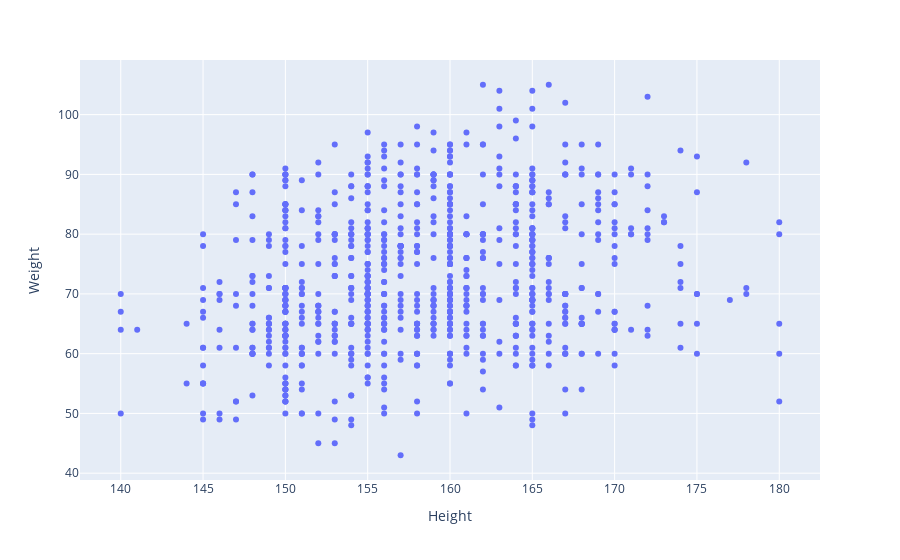

Notebook code cell kept with this figure:
### Code cell
# Create a scatter plot of 'Height' vs 'Weight', color-coded by 'Prediction'. What insights can you derive?
# px.scatter(x=data['Height'], y=data['Weight'], hue='Prediction')
# plt.show()
fig = px.scatter(
    x=data['Height'],
    y=data['Weight'],
    labels={'x': 'Height', 'y': 'Weight'}
)
# Show the plot
fig.show()

### Figure 1 — Plotly figure (JSON) as saved in the notebook; plotly's stock layout.template omitted (floating-point values rounded to 4 significant figures; data arrays with more than 128 entries replaced by an {"elided": "..."} marker saying what was removed)
{"data": [{"hovertemplate": "Height=%{x}<br>Weight=%{y}<extra></extra>", "legendgroup": "", "marker": {"color": "#636efa", "symbol": "circle"}, "mode": "markers", "name": "", "orientation": "v", "showlegend": false, "type": "scatter", "x": {"elided": "892 int values"}, "xaxis": "x", "y": {"elided": "892 int values"}, "yaxis": "y"}], "layout": {"autosize": true, "legend": {"tracegroupgap": 0}, "margin": {"t": 60}, "xaxis": {"anchor": "y", "autorange": true, "domain": [0, 1], "range": [137.6, 182.4], "title": {"text": "Height"}, "type": "linear"}, "yaxis": {"anchor": "x", "autorange": true, "domain": [0, 1], "range": [38.2, 109.8], "title": {"text": "Weight"}, "type": "linear"}}}
